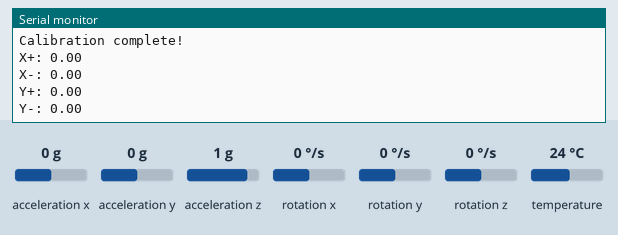
Bench run of a sketch on a simulated Arduino Uno, built with avr-gcc and run on an emulated ATmega328P. Shown: the last lines printed to the serial monitor. The inputs (shaded band) are chosen by the test bench; at power-on: acceleration x 0 g, acceleration y 0 g, acceleration z 1 g, rotation x 0 °/s, rotation y 0 °/s, rotation z 0 °/s, temperature 24 °C.

Above: at 16.2 s.
16.3 s: acceleration x set to -1.4 g
At 16.53 s:
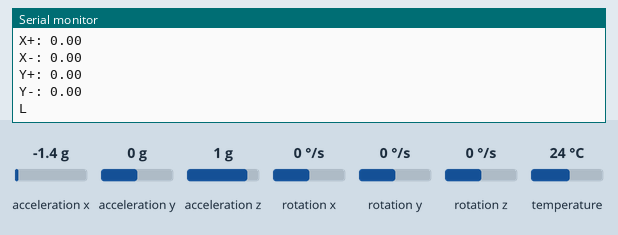
18.4 s: acceleration y set to -1.4 g
At 20.16 s:
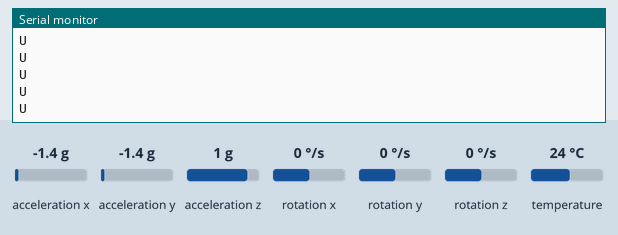
20.5 s: acceleration y set to 0.8 g
At 20.78 s:
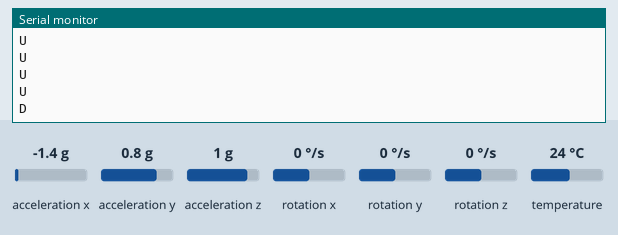

The sketch:

MPU-6050_HC06.ino
```cpp
#include <Adafruit_MPU6050.h>
#include <Adafruit_Sensor.h>
#include <Wire.h>
#include <SoftwareSerial.h>

// Initialize the MPU6050 sensor
Adafruit_MPU6050 mpu;

// Define SoftwareSerial pins
SoftwareSerial bluetoothSerial(10, 11); // RX, TX pins

// Thresholds for gesture detection
const float accelThreshold = 3.0;   // Acceleration change threshold (m/s^2)
const float gyroThreshold = 50.0;  // Gyroscope Z-axis threshold (°/s)
const unsigned long gestureCooldown = 300; // Minimum delay between gesture detections (ms)

// Previous sensor readings
float prevAx = 0, prevAy = 0, prevAz = 0;
float prevGz = 0;

// Timing for gesture cooldown
unsigned long lastGestureTime = 0;

// Thresholds for each axis
float xPosThreshold = 2.0;
float xNegThreshold = 2.0;
float yPosThreshold = 2.5;
float yNegThreshold = 2.5;

void setup() {
  Serial.begin(9600);
  bluetoothSerial.begin(9600);

  if (!mpu.begin()) {
    Serial.println("Failed to initialize MPU6050! Check connections.");
    while (1) delay(1000);
  }

  mpu.setAccelerometerRange(MPU6050_RANGE_2_G);
  mpu.setGyroRange(MPU6050_RANGE_500_DEG);
  mpu.setFilterBandwidth(MPU6050_BAND_5_HZ);

  // Calibration during setup
  calibrateThresholds();
}

unsigned long lastUpdate = 0;
const unsigned long interval = 50; // Sampling interval in ms

void loop() {
  unsigned long currentT = millis();
  if (currentT - lastUpdate >= interval) {
    lastUpdate = currentT;

    sensors_event_t a, g, temp;
    mpu.getEvent(&a, &g, &temp);

    unsigned long currentTime = millis();

    // Detect Y-axis gestures
    if ((a.acceleration.y > yPosThreshold || a.acceleration.y < -yNegThreshold) &&
        currentTime - lastGestureTime >= gestureCooldown) {
      if (a.acceleration.y > 0) {
        Serial.println('D');
        bluetoothSerial.println('D');
      } else {
        Serial.println('U');
        bluetoothSerial.println('U');
      }
      lastGestureTime = currentTime;
    }

    // Detect X-axis gestures
    if ((a.acceleration.x > xPosThreshold || a.acceleration.x < -xNegThreshold) &&
        currentTime - lastGestureTime >= gestureCooldown) {
      if (a.acceleration.x > 0) {
        Serial.println('R');
        bluetoothSerial.println('R');
      } else {
        Serial.println('L');
        bluetoothSerial.println('L');
      }
      lastGestureTime = currentTime;
    }
  }


  //delay(50);
}

void calibrateThresholds() {
  Serial.println("Calibrating thresholds...");
  float xMax = -1000, xMin = 1000, yMax = -1000, yMin = 1000;

  unsigned long startTime = millis();
  while (millis() - startTime < 15000) { // Collect data for 5 seconds
    sensors_event_t a, g, temp;
    mpu.getEvent(&a, &g, &temp);

    xMax = max(xMax, a.acceleration.x);
    xMin = min(xMin, a.acceleration.x);
    yMax = max(yMax, a.acceleration.y);
    yMin = min(yMin, a.acceleration.y);

    delay(50); // Sampling interval
  }

  xPosThreshold = xMax * 0.8 ; // Set thresholds as 80% of peak values
  xNegThreshold = abs(xMin) * 0.8;
  yPosThreshold = yMax * 0.8;
  yNegThreshold = abs(yMin) * 0.8;

  Serial.println("Calibration complete!");
  Serial.print("X+: "); Serial.println(xPosThreshold);
  Serial.print("X-: "); Serial.println(xNegThreshold);
  Serial.print("Y+: "); Serial.println(yPosThreshold);
  Serial.print("Y-: "); Serial.println(yNegThreshold);
}
```

Measured:
- after the input at 16.3 s, the serial monitor: prints a new line at once (image 1)
- after the input at 18.4 s, the serial monitor: prints a new line at once (image 2)
- after the input at 20.5 s, the serial monitor: prints a new line after 0.08 s (image 3)
